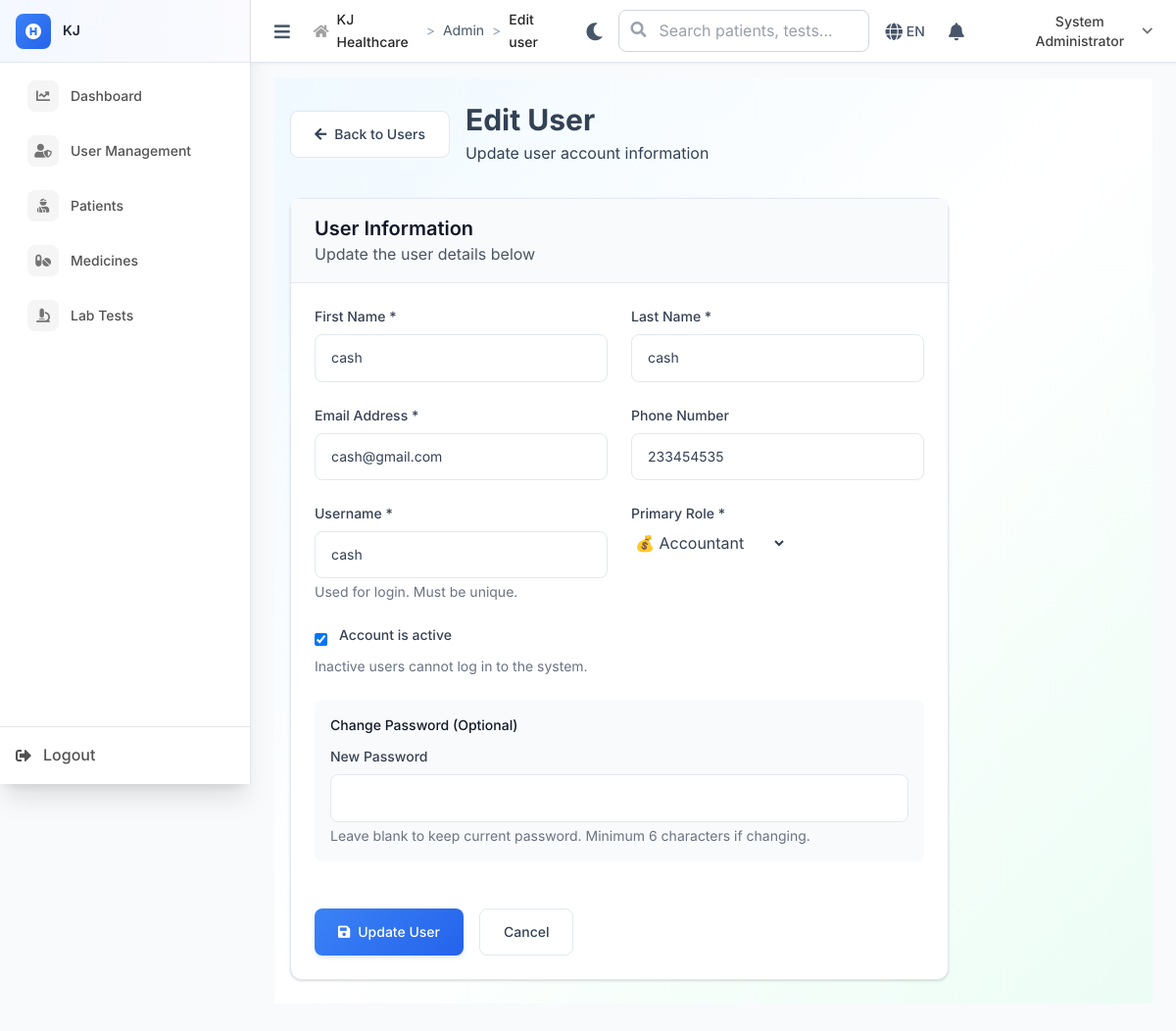
Page /admin/edit_user?id=12 (signed in) on the committed database.
### tables this page shows
CREATE TABLE `users` (
  `id` int NOT NULL,
  `username` varchar(50) NOT NULL,
  `password_hash` varchar(255) NOT NULL,
  `email` varchar(100) NOT NULL,
  `role` enum('admin','receptionist','doctor','lab_technician','accountant','pharmacist') NOT NULL,
  `first_name` varchar(50) NOT NULL,
  `last_name` varchar(50) NOT NULL,
  `phone` varchar(20) DEFAULT NULL,
  `specialization` varchar(100) DEFAULT NULL COMMENT 'For doctors - future use',
  `is_active` tinyint(1) DEFAULT '1',
  `created_at` timestamp NOT NULL DEFAULT CURRENT_TIMESTAMP,
  `updated_at` timestamp NOT NULL DEFAULT CURRENT_TIMESTAMP ON UPDATE CURRENT_TIMESTAMP
);

### includes/BaseController.php (called while the page is built, shortened)
<?php
class BaseController {
    public function __construct() {
        global $pdo;
        $this->pdo = $pdo;
    }
    protected function render($view, $data = []) {
        extract($data);
        $BASE_PATH = defined('BASE_PATH') ? BASE_PATH : (rtrim(str_replace('\\', '/', dirname($_SERVER['SCRIPT_NAME'] ?? '/')), '/') ?: '');
        include __DIR__ . "/../views/{$view}.php";
    }
}
?>

### controllers/AdminController.php (called while the page is built, shortened)
<?php
require_once __DIR__ . '/../includes/BaseController.php';
class AdminController extends BaseController {
    public function edit_user() {
        $user_id = $_GET['id'] ?? null;
        $stmt = $this->pdo->prepare("SELECT * FROM users WHERE id = ?");
        $stmt->execute([$user_id]);
        $user = $stmt->fetch();
        $this->render('admin/edit_user', [
            'user' => $user,
            'csrf_token' => $this->generateCSRF()
        ]);
    }
}
?>

### index.php (called while the page is built, shortened)
<?php
$request = $_SERVER['REQUEST_URI'];
$path = parse_url($request, PHP_URL_PATH);
if (strpos($path, BASE_PATH) === 0) {
    $path = substr($path, strlen(BASE_PATH));
}
$path = ltrim($path, '/');
$segments = explode('/', $path);
$controller = $segments[0] ?? 'auth';
$action = $segments[1] ?? 'login';
try {
    $controllerInstance = new $controllerClass();
    $params = array_slice($segments, 2);
    call_user_func_array([$controllerInstance, $action], $params);
} catch (Throwable $e) {
    Logger::error("Error in controller: " . $e->getMessage(), [
        'controller' => $controller,
        'action' => $action,
        'file' => $e->getFile(),
        'line' => $e->getLine(),
        'trace' => $e->getTraceAsString()
    ]);
    error_log("Error in controller: " . $e->getMessage());
    http_response_code(500);
    echo "Internal server error";
}
?>

### views/admin/edit_user.php (the view, shortened to what this page needs)
<div class="min-h-screen bg-gradient-to-br from-sky-50 via-white to-emerald-50">
    <div class="container mx-auto px-4 py-6">
        <div class="mb-8">
            <div class="flex items-center gap-4">
                <a href="<?= $BASE_PATH ?>/admin/users" class="btn btn-secondary">
                    <i class="fas fa-arrow-left mr-2"></i>Back to Users
                </a>
                <div>
                    <h1 class="text-3xl font-bold text-primary-900">Edit User</h1>
                    <p class="text-primary-600 mt-1">Update user account information</p>
                </div>
            </div>
        </div>
        <div class="max-w-2xl">
            <div class="card">
                <div class="card-header">
                    <h2 class="text-xl font-semibold text-gray-900">User Information</h2>
                    <p class="text-gray-600">Update the user details below</p>
                </div>
                <form method="POST" action="edit_user?id=<?= $user['id'] ?>" class="card-body space-y-6">
                    <div class="grid grid-cols-1 md:grid-cols-2 gap-6">
                        <div class="form-group">
                            <label class="form-label">First Name *</label>
                            <input type="text" name="first_name" class="form-input"
                                   value="<?= htmlspecialchars($user['first_name']) ?>" required>
                        </div>
                        <div class="form-group">
                            <label class="form-label">Last Name *</label>
                            <input type="text" name="last_name" class="form-input"
                                   value="<?= htmlspecialchars($user['last_name']) ?>" required>
                        </div>
                    </div>
                    <div class="grid grid-cols-1 md:grid-cols-2 gap-6">
                        <div class="form-group">
                            <label class="form-label">Email Address *</label>
                            <input type="email" name="email" class="form-input"
                                   value="<?= htmlspecialchars($user['email']) ?>" required>
                        </div>
                        <div class="form-group">
                            <label class="form-label">Phone Number</label>
                            <input type="tel" name="phone" class="form-input"
                                   value="<?= htmlspecialchars($user['phone'] ?? '') ?>">
                        </div>
                    </div>
                    <div class="grid grid-cols-1 md:grid-cols-2 gap-6">
                        <div class="form-group">
                            <label class="form-label">Username *</label>
                            <input type="text" name="username" class="form-input"
                                   value="<?= htmlspecialchars($user['username']) ?>" required>
                            <p class="text-sm text-gray-500 mt-1">Used for login. Must be unique.</p>
                        </div>
                        <div class="form-group">
                            <label class="form-label">Primary Role *</label>
                            <select name="role" class="form-select" required>
                                <option value="accountant" <?= $user['role'] === 'accountant' ? 'selected' : '' ?>>💰 Accountant</option>
                            </select>
                        </div>
                    </div>
                    <div class="form-group">
                        <label class="flex items-center">
                            <input type="checkbox" name="is_active" class="form-checkbox mr-3"
                                   <?= $user['is_active'] ? 'checked' : '' ?>>
                            <span class="form-label mb-0">Account is active</span>
                        </label>
                        <p class="text-sm text-gray-500 mt-1">Inactive users cannot log in to the system.</p>
                    </div>
                    <div class="bg-gray-50 p-4 rounded-lg">
                        <h3 class="text-sm font-medium text-gray-900 mb-3">Change Password (Optional)</h3>
                        <div class="form-group mb-0">
                            <label class="form-label">New Password</label>
                            <input type="password" name="password" class="form-input" minlength="6">
                            <p class="text-sm text-gray-500 mt-1">Leave blank to keep current password. Minimum 6 characters if changing.</p>
                        </div>
                    </div>
                    <div class="flex gap-4 pt-6">
                        <button type="submit" class="btn btn-primary">
                            <i class="fas fa-save mr-2"></i>Update User
                        </button>
                        <a href="<?= $BASE_PATH ?>/admin/users" class="btn btn-secondary">
                            Cancel
                        </a>
                    </div>
                </form>
            </div>
        </div>
    </div>
</div>

### views/layouts/main.php (style rules this page uses)
:root { --primary-50: #eff6ff; --primary-100: #dbeafe; --primary-500: #3b82f6; --primary-600: #2563eb; --primary-700: #1d4ed8; --success-50: #f0fdf4; --success-500: #22c55e; --success-600: #16a34a; --warning-50: #fffbeb; --warning-500: #f59e0b; --warning-600: #d97706; --error-50: #fef2f2; --error-500: #ef4444; --error-600: #dc2626; --neutral-50: #f8fafc; --neutral-100: #f1f5f9; --neutral-200: #e2e8f0; --neutral-300: #cbd5e1; --neutral-400: #94a3b8; --neutral-500: #64748b; --neutral-600: #475569; --neutral-700: #334155; --neutral-800: #1e293b; --neutral-900: #0f172a; --medical-accent: #10b981; --medical-secondary: #8b5cf6; }
html, body { height: 100%; margin: 0; padding: 0; }
body { font-family: 'Inter', sans-serif; background-color: var(--neutral-50); color: var(--neutral-700); line-height: 1.6; }
.card { background: white; border-radius: 12px; box-shadow: 0 1px 3px 0 rgba(0, 0, 0, 0.1), 0 1px 2px 0 rgba(0, 0, 0, 0.06); border: 1px solid var(--neutral-200); transition: all 0.2s ease-in-out; }
.form-input { width: 100%; padding: 0.75rem 1rem; border: 1.5px solid var(--neutral-200); border-radius: 8px; font-size: 14px; transition: all 0.2s ease-in-out; background: white; }
:root { --header-height: 64px; }
.btn { display: inline-flex; align-items: center; justify-content: center; padding: 0.75rem 1.5rem; border-radius: 8px; font-size: 14px; font-weight: 500; transition: all 0.2s ease-in-out; border: none; cursor: pointer; text-decoration: none; }
.btn-primary { background: linear-gradient(135deg, var(--primary-500), var(--primary-600)); color: white; box-shadow: 0 2px 4px rgba(59, 130, 246, 0.2); }
.btn-secondary { background: white; color: var(--neutral-700); border: 1.5px solid var(--neutral-200); }
.fade-in { animation: fadeIn 0.3s ease-in-out; }

### rows in the picture
users: first_name "cash", last_name "cash", email "cash@gmail.com", phone "233454535", username "cash", role "💰 Accountant", is_active "☑"

### other values in the picture
$_ENV['APP_NAME'] "KJ"
$item['text'] "Dashboard"
$item['text'] "User Management"
$item['text'] "Patients"
$item['text'] "Medicines"
$item['text'] "Lab Tests"
$crumb['text'] "Admin"
$crumb['text'] "Edit user"
$_SESSION['user_name'] "System Administrator"
